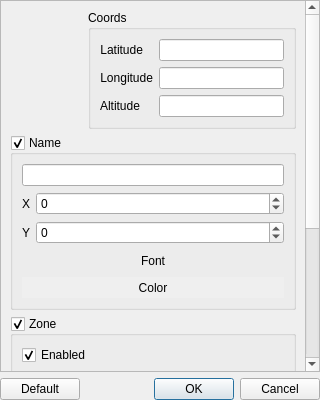
<?xml version="1.0" encoding="UTF-8"?>
<ui version="4.0">
 <class>LocDialog</class>
 <widget class="QDialog" name="LocDialog">
  <property name="geometry">
   <rect>
    <x>0</x>
    <y>0</y>
    <width>320</width>
    <height>400</height>
   </rect>
  </property>
  <property name="windowTitle">
   <string>Location</string>
  </property>
  <property name="locale">
   <locale language="C" country="AnyCountry"/>
  </property>
  <layout class="QGridLayout" name="gridLayout">
   <property name="horizontalSpacing">
    <number>0</number>
   </property>
   <property name="verticalSpacing">
    <number>6</number>
   </property>
   <property name="margin">
    <number>0</number>
   </property>
   <item row="27" column="1">
    <widget class="QDialogButtonBox" name="buttonBox">
     <property name="locale">
      <locale language="C" country="AnyCountry"/>
     </property>
     <property name="orientation">
      <enum>Qt::Horizontal</enum>
     </property>
     <property name="standardButtons">
      <set>QDialogButtonBox::Cancel|QDialogButtonBox::Ok</set>
     </property>
    </widget>
   </item>
   <item row="7" column="0" colspan="2">
    <widget class="QScrollArea" name="scrollArea">
     <property name="widgetResizable">
      <bool>true</bool>
     </property>
     <widget class="QWidget" name="scrollAreaWidgetContents">
      <property name="geometry">
       <rect>
        <x>0</x>
        <y>0</y>
        <width>300</width>
        <height>590</height>
       </rect>
      </property>
      <layout class="QFormLayout" name="formLayout_3">
       <property name="fieldGrowthPolicy">
        <enum>QFormLayout::AllNonFixedFieldsGrow</enum>
       </property>
       <item row="0" column="0">
        <widget class="QToolButton" name="btnIcon">
         <property name="sizePolicy">
          <sizepolicy hsizetype="Fixed" vsizetype="Fixed">
           <horstretch>0</horstretch>
           <verstretch>0</verstretch>
          </sizepolicy>
         </property>
         <property name="cursor">
          <cursorShape>PointingHandCursor</cursorShape>
         </property>
         <property name="locale">
          <locale language="C" country="AnyCountry"/>
         </property>
         <property name="text">
          <string/>
         </property>
         <property name="iconSize">
          <size>
           <width>64</width>
           <height>64</height>
          </size>
         </property>
         <property name="popupMode">
          <enum>QToolButton::DelayedPopup</enum>
         </property>
         <property name="autoRaise">
          <bool>true</bool>
         </property>
         <property name="arrowType">
          <enum>Qt::NoArrow</enum>
         </property>
        </widget>
       </item>
       <item row="1" column="0" colspan="2">
        <widget class="QGroupBox" name="checkName">
         <property name="title">
          <string>Name</string>
         </property>
         <property name="flat">
          <bool>false</bool>
         </property>
         <property name="checkable">
          <bool>true</bool>
         </property>
         <layout class="QFormLayout" name="formLayout">
          <item row="3" column="1">
           <widget class="QSpinBox" name="spinNameX">
            <property name="sizePolicy">
             <sizepolicy hsizetype="Preferred" vsizetype="Fixed">
              <horstretch>0</horstretch>
              <verstretch>0</verstretch>
             </sizepolicy>
            </property>
            <property name="minimum">
             <number>-9999</number>
            </property>
            <property name="maximum">
             <number>9999</number>
            </property>
            <property name="singleStep">
             <number>5</number>
            </property>
           </widget>
          </item>
          <item row="4" column="1">
           <widget class="QSpinBox" name="spinNameY">
            <property name="sizePolicy">
             <sizepolicy hsizetype="Preferred" vsizetype="Fixed">
              <horstretch>0</horstretch>
              <verstretch>0</verstretch>
             </sizepolicy>
            </property>
            <property name="minimum">
             <number>-9999</number>
            </property>
            <property name="maximum">
             <number>9999</number>
            </property>
            <property name="singleStep">
             <number>5</number>
            </property>
           </widget>
          </item>
          <item row="3" column="0">
           <widget class="QLabel" name="labelNameX">
            <property name="text">
             <string>X</string>
            </property>
            <property name="alignment">
             <set>Qt::AlignRight|Qt::AlignTrailing|Qt::AlignVCenter</set>
            </property>
            <property name="buddy">
             <cstring>spinNameX</cstring>
            </property>
           </widget>
          </item>
          <item row="4" column="0">
           <widget class="QLabel" name="labelNameY">
            <property name="text">
             <string>Y</string>
            </property>
            <property name="alignment">
             <set>Qt::AlignRight|Qt::AlignTrailing|Qt::AlignVCenter</set>
            </property>
            <property name="buddy">
             <cstring>spinNameY</cstring>
            </property>
           </widget>
          </item>
          <item row="6" column="0" colspan="2">
           <widget class="QToolButton" name="btnColorName">
            <property name="sizePolicy">
             <sizepolicy hsizetype="Preferred" vsizetype="Fixed">
              <horstretch>0</horstretch>
              <verstretch>0</verstretch>
             </sizepolicy>
            </property>
            <property name="autoFillBackground">
             <bool>true</bool>
            </property>
            <property name="locale">
             <locale language="C" country="AnyCountry"/>
            </property>
            <property name="text">
             <string>Color</string>
            </property>
            <property name="toolButtonStyle">
             <enum>Qt::ToolButtonTextOnly</enum>
            </property>
            <property name="autoRaise">
             <bool>true</bool>
            </property>
           </widget>
          </item>
          <item row="5" column="0" colspan="2">
           <widget class="QToolButton" name="btnFont">
            <property name="sizePolicy">
             <sizepolicy hsizetype="Preferred" vsizetype="Fixed">
              <horstretch>0</horstretch>
              <verstretch>0</verstretch>
             </sizepolicy>
            </property>
            <property name="locale">
             <locale language="C" country="AnyCountry"/>
            </property>
            <property name="text">
             <string>Font</string>
            </property>
            <property name="autoRaise">
             <bool>true</bool>
            </property>
           </widget>
          </item>
          <item row="1" column="0" colspan="2">
           <widget class="QLineEdit" name="lineEditName">
            <property name="sizePolicy">
             <sizepolicy hsizetype="Preferred" vsizetype="Fixed">
              <horstretch>0</horstretch>
              <verstretch>0</verstretch>
             </sizepolicy>
            </property>
            <property name="locale">
             <locale language="C" country="AnyCountry"/>
            </property>
           </widget>
          </item>
         </layout>
        </widget>
       </item>
       <item row="5" column="0" colspan="2">
        <widget class="QGroupBox" name="checkZrv">
         <property name="title">
          <string>Zone</string>
         </property>
         <property name="checkable">
          <bool>true</bool>
         </property>
         <layout class="QFormLayout" name="formLayout_2">
          <property name="fieldGrowthPolicy">
           <enum>QFormLayout::AllNonFixedFieldsGrow</enum>
          </property>
          <item row="2" column="1">
           <widget class="QLineEdit" name="lineEditWidth"/>
          </item>
          <item row="7" column="0" colspan="2">
           <widget class="QToolButton" name="btnColorZrv">
            <property name="sizePolicy">
             <sizepolicy hsizetype="Preferred" vsizetype="Fixed">
              <horstretch>0</horstretch>
              <verstretch>0</verstretch>
             </sizepolicy>
            </property>
            <property name="autoFillBackground">
             <bool>true</bool>
            </property>
            <property name="locale">
             <locale language="C" country="AnyCountry"/>
            </property>
            <property name="text">
             <string>Color</string>
            </property>
            <property name="toolButtonStyle">
             <enum>Qt::ToolButtonTextOnly</enum>
            </property>
            <property name="autoRaise">
             <bool>true</bool>
            </property>
           </widget>
          </item>
          <item row="2" column="0">
           <widget class="QLabel" name="label_21">
            <property name="text">
             <string>Width</string>
            </property>
            <property name="alignment">
             <set>Qt::AlignRight|Qt::AlignTrailing|Qt::AlignVCenter</set>
            </property>
            <property name="buddy">
             <cstring>lineEditWidth</cstring>
            </property>
           </widget>
          </item>
          <item row="0" column="0" colspan="2">
           <widget class="QCheckBox" name="checkZrvEnable">
            <property name="text">
             <string>Enabled</string>
            </property>
            <property name="checked">
             <bool>true</bool>
            </property>
           </widget>
          </item>
          <item row="1" column="1">
           <widget class="QLineEdit" name="lineEditAzimuth"/>
          </item>
          <item row="1" column="0">
           <widget class="QLabel" name="label_17">
            <property name="text">
             <string>Azimuth</string>
            </property>
            <property name="alignment">
             <set>Qt::AlignRight|Qt::AlignTrailing|Qt::AlignVCenter</set>
            </property>
            <property name="buddy">
             <cstring>lineEditAzimuth</cstring>
            </property>
           </widget>
          </item>
          <item row="3" column="0">
           <widget class="QLabel" name="label_22">
            <property name="text">
             <string>Range</string>
            </property>
            <property name="alignment">
             <set>Qt::AlignRight|Qt::AlignTrailing|Qt::AlignVCenter</set>
            </property>
            <property name="buddy">
             <cstring>lineEditRange</cstring>
            </property>
           </widget>
          </item>
          <item row="3" column="1">
           <widget class="QLineEdit" name="lineEditRange"/>
          </item>
         </layout>
        </widget>
       </item>
       <item row="6" column="0" colspan="2">
        <widget class="QGroupBox" name="checkZrvLines">
         <property name="title">
          <string>Zone contour</string>
         </property>
         <property name="checkable">
          <bool>true</bool>
         </property>
         <layout class="QFormLayout" name="formLayout_4">
          <item row="1" column="1">
           <widget class="QDoubleSpinBox" name="spinLines">
            <property name="sizePolicy">
             <sizepolicy hsizetype="Expanding" vsizetype="Fixed">
              <horstretch>0</horstretch>
              <verstretch>0</verstretch>
             </sizepolicy>
            </property>
            <property name="decimals">
             <number>1</number>
            </property>
            <property name="maximum">
             <double>10.000000000000000</double>
            </property>
            <property name="singleStep">
             <double>0.100000000000000</double>
            </property>
           </widget>
          </item>
          <item row="1" column="0">
           <widget class="QLabel" name="labelWidth">
            <property name="text">
             <string>Width</string>
            </property>
            <property name="alignment">
             <set>Qt::AlignRight|Qt::AlignTrailing|Qt::AlignVCenter</set>
            </property>
            <property name="buddy">
             <cstring>spinLines</cstring>
            </property>
           </widget>
          </item>
          <item row="2" column="0" colspan="2">
           <widget class="QToolButton" name="btnColorLines">
            <property name="sizePolicy">
             <sizepolicy hsizetype="Preferred" vsizetype="Fixed">
              <horstretch>0</horstretch>
              <verstretch>0</verstretch>
             </sizepolicy>
            </property>
            <property name="autoFillBackground">
             <bool>true</bool>
            </property>
            <property name="locale">
             <locale language="C" country="AnyCountry"/>
            </property>
            <property name="text">
             <string>Color</string>
            </property>
            <property name="toolButtonStyle">
             <enum>Qt::ToolButtonTextOnly</enum>
            </property>
            <property name="autoRaise">
             <bool>true</bool>
            </property>
           </widget>
          </item>
         </layout>
        </widget>
       </item>
       <item row="0" column="1">
        <widget class="QGroupBox" name="groupCoords">
         <property name="title">
          <string>Coords</string>
         </property>
         <layout class="QFormLayout" name="formLayout_5">
          <item row="0" column="0">
           <widget class="QLabel" name="label_18">
            <property name="text">
             <string>Latitude</string>
            </property>
            <property name="alignment">
             <set>Qt::AlignRight|Qt::AlignTrailing|Qt::AlignVCenter</set>
            </property>
            <property name="buddy">
             <cstring>lineEditLat</cstring>
            </property>
           </widget>
          </item>
          <item row="0" column="1">
           <widget class="QLineEdit" name="lineEditLat"/>
          </item>
          <item row="1" column="0">
           <widget class="QLabel" name="label_19">
            <property name="text">
             <string>Longitude</string>
            </property>
            <property name="alignment">
             <set>Qt::AlignRight|Qt::AlignTrailing|Qt::AlignVCenter</set>
            </property>
            <property name="buddy">
             <cstring>lineEditLon</cstring>
            </property>
           </widget>
          </item>
          <item row="1" column="1">
           <widget class="QLineEdit" name="lineEditLon"/>
          </item>
          <item row="2" column="0">
           <widget class="QLabel" name="label_20">
            <property name="text">
             <string>Altitude</string>
            </property>
            <property name="alignment">
             <set>Qt::AlignRight|Qt::AlignTrailing|Qt::AlignVCenter</set>
            </property>
            <property name="buddy">
             <cstring>lineEditHeight</cstring>
            </property>
           </widget>
          </item>
          <item row="2" column="1">
           <widget class="QLineEdit" name="lineEditHeight"/>
          </item>
         </layout>
        </widget>
       </item>
      </layout>
     </widget>
    </widget>
   </item>
   <item row="27" column="0">
    <widget class="QPushButton" name="btnDefault">
     <property name="text">
      <string>Default</string>
     </property>
    </widget>
   </item>
  </layout>
 </widget>
 <tabstops>
  <tabstop>btnDefault</tabstop>
 </tabstops>
 <resources/>
 <connections>
  <connection>
   <sender>buttonBox</sender>
   <signal>accepted()</signal>
   <receiver>LocDialog</receiver>
   <slot>accept()</slot>
   <hints>
    <hint type="sourcelabel">
     <x>319</x>
     <y>399</y>
    </hint>
    <hint type="destinationlabel">
     <x>157</x>
     <y>274</y>
    </hint>
   </hints>
  </connection>
  <connection>
   <sender>buttonBox</sender>
   <signal>rejected()</signal>
   <receiver>LocDialog</receiver>
   <slot>reject()</slot>
   <hints>
    <hint type="sourcelabel">
     <x>319</x>
     <y>399</y>
    </hint>
    <hint type="destinationlabel">
     <x>286</x>
     <y>274</y>
    </hint>
   </hints>
  </connection>
 </connections>
</ui>
